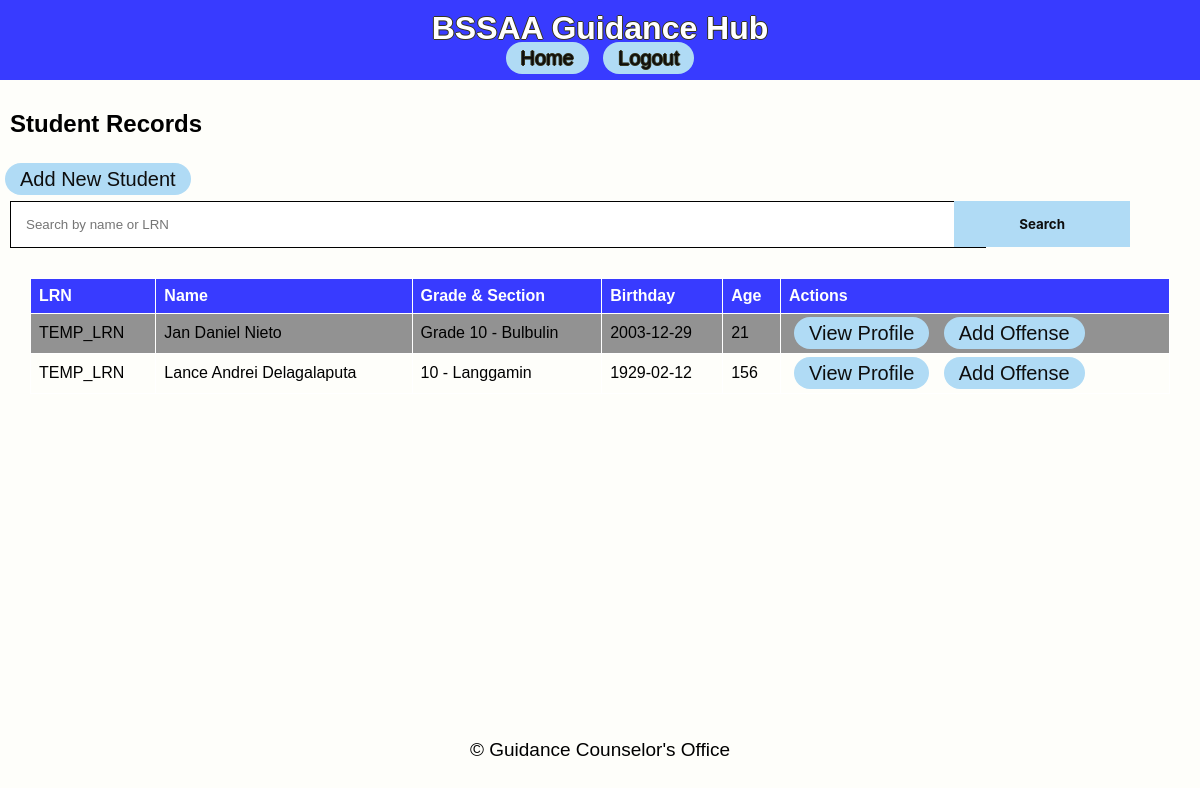
/view_records, run on an earlier commit of the app's database.
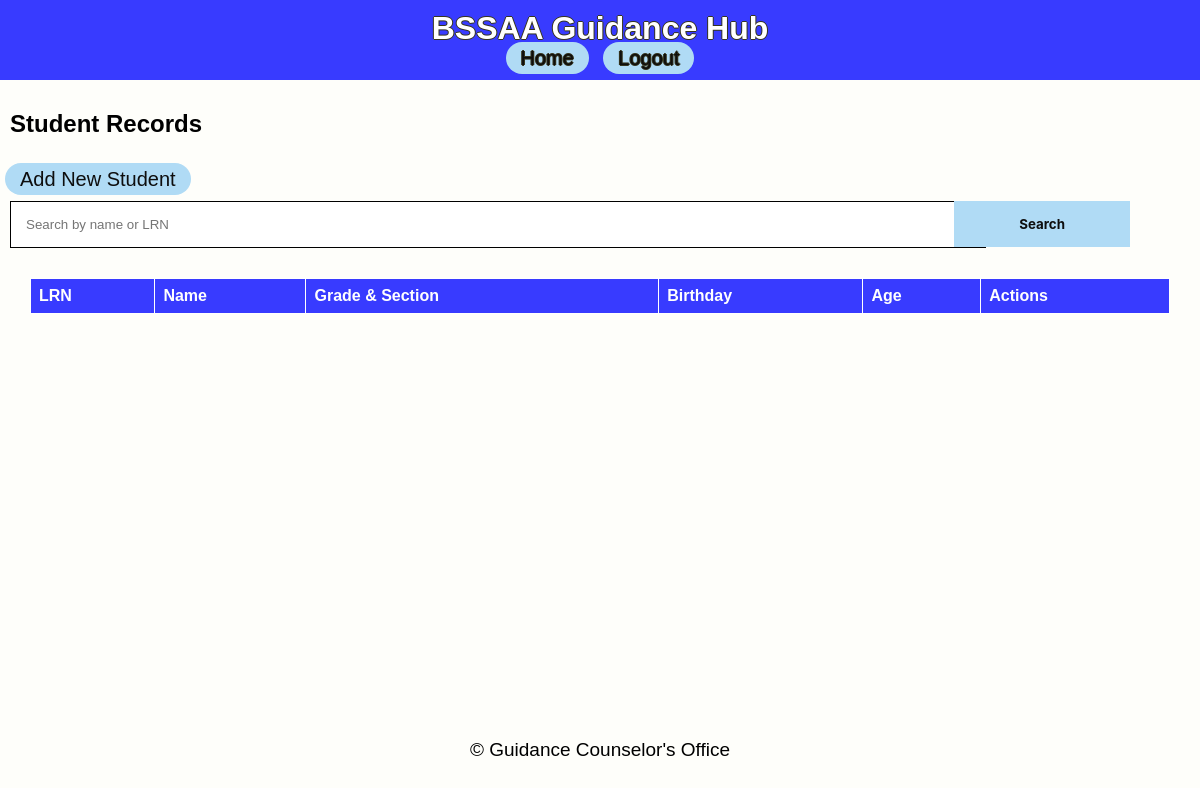
And on a later commit of the database.
### app/models.py (models this page shows)
class StudentRecord(db.Model):
    id = db.Column(db.Integer, primary_key=True)
    lrn = db.Column(db.String(12), nullable=False, unique=True)
    name = db.Column(db.String(100), nullable=False)
    grade_section = db.Column(db.String(50), nullable=False)
    birthdate = db.Column(db.Date, nullable=False)
    age = db.Column(db.Integer, nullable=False)
    mother_tongue = db.Column(db.String(50), nullable=False)
    ethnic_group = db.Column(db.String(50), nullable=True)
    religion = db.Column(db.String(50), nullable=False)
    address_house_no = db.Column(db.String(100), nullable=False)
    address_barangay = db.Column(db.String(100), nullable=False)
    address_city = db.Column(db.String(100), nullable=False)
    address_province = db.Column(db.String(100), nullable=False)
    mother_name = db.Column(db.String(100), nullable=False)
    father_name = db.Column(db.String(100), nullable=False)
    guardian_name = db.Column(db.String(100), nullable=True)
    offenses = db.relationship('OffenseRecord', backref='student', cascade='all, delete-orphan', lazy=True)

### app/routes.py (the view)
@main.route('/view_records')
def view_records():
    search = request.args.get('search')
    if search:
        records = StudentRecord.query.filter(
            (StudentRecord.name.ilike(f'%{search}%')) |
            (StudentRecord.lrn.ilike(f'%{search}%'))
        ).all()
    else:
        records = StudentRecord.query.all()
    return render_template('view_records.html', records=records)

### app/templates/view_records.html
{% extends 'base.html' %}
{% block content %}
<h2>Student Records</h2>
<a href="{{ url_for('main.add_student') }}" class="capsule-button">Add New Student</a>
<form method="GET" action="{{ url_for('main.view_records') }}">
    <input class="searchbox" type="text" name="search" placeholder="Search by name or LRN" value="{{ request.args.get('search', '') }}">
    <button type="submit">Search</button>
</form>
<table>
    <tr>
        <th>LRN</th>
        <th>Name</th>
        <th>Grade & Section</th>
        <th>Birthday</th>
        <th>Age</th>
        <th>Actions</th>
    </tr>
    {% for record in records %}
    <tr>
        <td>{{ record.lrn }}</td>
        <td>{{ record.name }}</td>
        <td>{{ record.grade_section }}</td>
        <td>{{ record.birthdate }}</td>
        <td>{{ record.age }}</td>
        <td>
            <a href="{{ url_for('main.view_profile', student_id=record.id) }}">View Profile</a>
            <a href="{{ url_for('main.add_offense', student_id=record.id) }}">Add Offense</a>
        </td>
    </tr>
    {% endfor %}
</table>
{% endblock %}

What changed in the data, as far as the page shows it:
removed StudentRecord: lrn "TEMP_LRN", name "Jan Daniel Nieto", grade_section "Grade 10 - Bulbulin", birthdate "2003-12-29", age "21"
removed StudentRecord: lrn "TEMP_LRN", name "Lance Andrei Delagalaputa", grade_section "10 - Langgamin", birthdate "1929-02-12", age "156"
